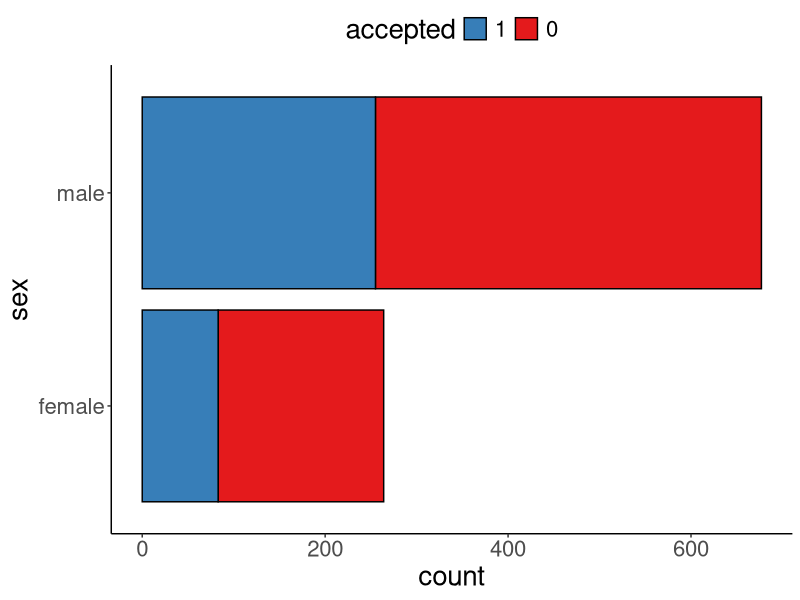
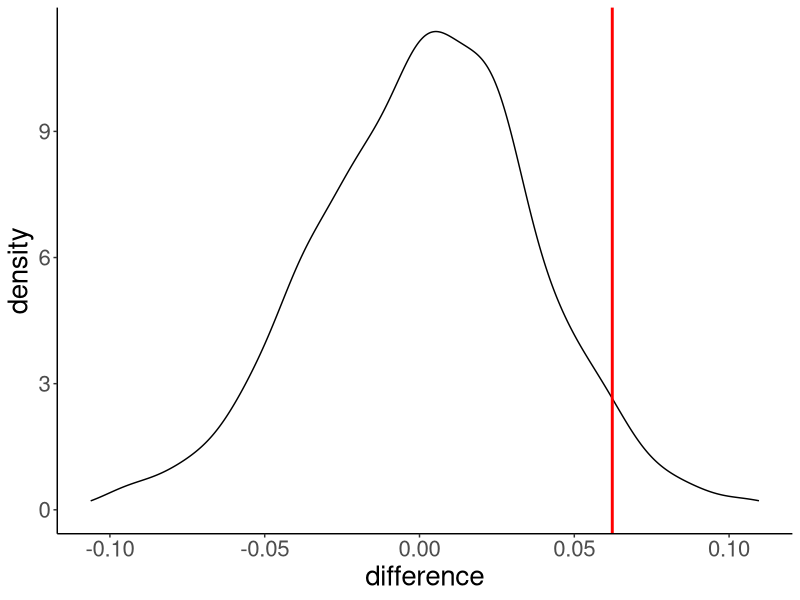

Source code (R) for these figures, in order:
## ---- chunk 1
library("knitr")      # for knitting RMarkdown 
library("kableExtra") # for making nice tables
library("modelr")     # for permutation test 
library("tidyverse")  # for wrangling, plotting, etc. 

opts_chunk$set(
  comment = "",
  results = "hold",
  fig.show = "hold"
)
## ---- chunk 2
theme_set(
  theme_classic() + #set the theme 
    theme(text = element_text(size = 20)) #set the default text size
)
## ---- chunk 3
# data frame 
df.conference = tibble(sex = rep(c("female", "male"), c(264, 677)),
  accepted = rep(c("yes", "no", "yes", "no"), c(83, 264 - 83, 255, 677 - 255))) %>%
  mutate(accepted = factor(accepted, levels = c("no", "yes"), labels = 0:1),
    sex = as.factor(sex))
## ---- chunk 4
df.conference %>% 
  ggplot(data = .,
         mapping = aes(x = sex, fill = accepted)) + 
  geom_bar(color = "black") + 
  scale_fill_brewer(palette = "Set1") +
  coord_flip() +
  theme(legend.direction = "horizontal",
        legend.position = "top") + 
  guides(fill = guide_legend(reverse = T))
## ---- chunk 5
# logistic regression
fit.glm = glm(formula = accepted ~ 1 + sex,
              family = "binomial",
              data = df.conference)

# model summary 
fit.glm %>% 
  summary()
## ---- chunk 6
# make example reproducible 
set.seed(1)

# difference in proportion 
fun.difference = function(df){
  df %>% 
    as_tibble() %>% 
    count(sex, accepted) %>% 
    group_by(sex) %>% 
    mutate(proportion = n / sum(n)) %>% 
    filter(accepted == 1) %>% 
    select(sex, proportion) %>% 
    spread(sex, proportion) %>% 
    mutate(difference = male - female) %>% 
    pull(difference)  
}

# actual difference 
difference = df.conference %>% 
  fun.difference()

# permutation test 
df.permutation = df.conference %>% 
  permute(n = 1000, sex) %>% 
  mutate(difference = map_dbl(perm, ~ fun.difference(.)))
## ---- chunk 7
sum(df.permutation$difference > difference) / nrow(df.permutation)
## ---- chunk 8
df.permutation %>% 
  ggplot(data = .,
         mapping = aes(x = difference)) +
  stat_density(geom = "line") + 
  geom_vline(xintercept = difference, 
             color = "red",
              size = 1)
## ---- chunk 9
sessionInfo()
